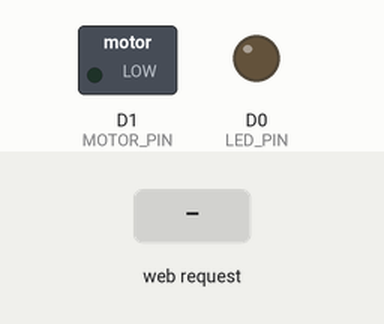
This sketch was run on a simulated ESP8266 (NodeMCU). Parts: switched loads named in the sketch (green lamp = pin HIGH), output pins drawn as LEDs (lit = HIGH). Inputs (shaded band) come from the test bench. WiFi joins after 1.5 s; servers stay silent unless stated; what the sketch prints to the serial monitor is not drawn.

Above: at 2.7 s.
2.8 s: HTTP request GET /light received
At 3.2 s:
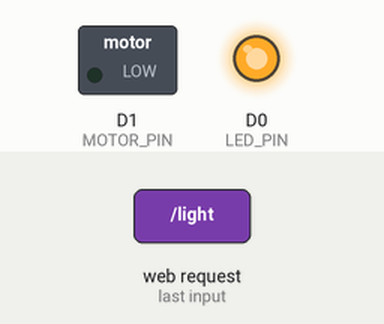
4.3 s: HTTP request GET /door received
At 5.5 s:
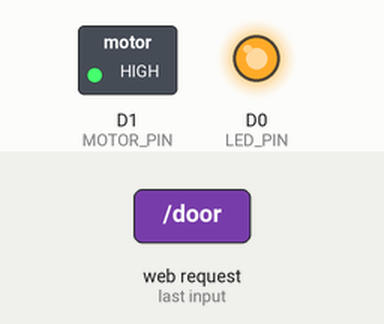
Timing chart, 0 to 8.8 s (numbered marks = the images above; inputs shaded):
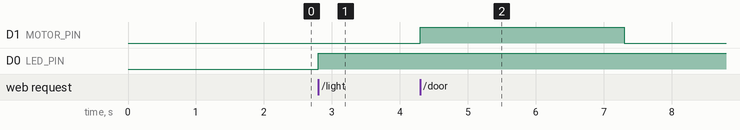

Measured:
- after the input at 2.8 s, D0 (LED_PIN): LOW → HIGH at once
- after the input at 4.3 s, D1 (MOTOR_PIN): LOW → HIGH at once, → LOW 3.0 s later

The sketch:

app.ino
```cpp
#include <ESP8266WiFi.h>
#include <ESP8266WebServer.h>

// define all pins
// we will use these varibales to manage pin status
int LED_PIN = D0;
int MOTOR_PIN = D1;

// define the server
ESP8266WebServer server(80);

// collect and send status for all devices
// this function collects status of all pins and return in string format
/*
currently:
{
  bulb: true|false,
  door: true|false
}
*/
String sendStatus()
{
  String result;
  result = "{";

  // bulb
  result += "\"bulb\":";
  result += (digitalRead(LED_PIN) == HIGH) ? "true" : "false";
  result += ",";

  // door
  result += "\"door\":";
  result += (digitalRead(MOTOR_PIN) == HIGH) ? "true" : "false";
  // result += ",";

  result += "}";
  return result;
}

// root or status route
// this code is executed when a request is received on: 192.168.10.222/
void handle_OnRoot()
{
  server.sendHeader("Access-Control-Allow-Origin", "*");
  server.send(200, "application/json", sendStatus());
}

// toggle bulb route
// this code is executed when a request is received on: 192.168.10.222/light
void handle_OnLight()
{
  digitalWrite(LED_PIN, !digitalRead(LED_PIN));
  server.sendHeader("Access-Control-Allow-Origin", "*");
  server.send(200, "application/json", sendStatus());
}

// toggle door route
// this code is executed when a request is received on: 192.168.10.222/door
void handle_OnDoor()
{
  digitalWrite(MOTOR_PIN, !digitalRead(MOTOR_PIN));
  delay(3000);
  digitalWrite(MOTOR_PIN, !digitalRead(MOTOR_PIN));
  server.sendHeader("Access-Control-Allow-Origin", "*");
  server.send(200, "application/json", sendStatus());
}

// invalid route
void handle_NotFound()
{
  server.send(404);
}

// setup network and connection
void setupNetwork()
{
  // wifi informtion to which this arduion device will connect
  char ssid[] = "Olalalalala";
  char password[] = "despicable";

  // wifi setup
  // set ip address of the arduino device
  IPAddress ip(192, 168, 10, 222);
  IPAddress gateway(192, 168, 10, 1);
  IPAddress subnet(255, 255, 255, 0);
  WiFi.mode(WIFI_STA);
  WiFi.hostname("esp8266");
  WiFi.begin(ssid, password);
  WiFi.config(ip, gateway, subnet);

  // wait for wifi connectivity
  while (WiFi.status() != WL_CONNECTED)
  {
    delay(250);
  }

  // web server will listen for folloing routes
  /*
  192.168.10.222/
  192.168.10.222/light
  192.168.10.222/door

  For example:
  sending a request to 192.168.10.222/light url via brower will execute function: handle_OnLight which toggle bulb pin
  */
  // define routes & start http server
  server.on("/", handle_OnRoot);
  server.on("/light", handle_OnLight);
  server.on("/door", handle_OnDoor);
  server.onNotFound(handle_NotFound);
  server.begin();

  // print local ip
  Serial.println("Server listening at: ");
  Serial.print(WiFi.localIP());
}

// setup all pin modes
void pinModes()
{
  pinMode(LED_PIN, OUTPUT);
  pinMode(MOTOR_PIN, OUTPUT);
}

void setup()
{
  // debug
  Serial.begin(9600);

  // connect to wifi and start http server
  setupNetwork();

  // setup pin modes
  pinModes();
}

void loop()
{
  // handle clients using http server
  server.handleClient();
}
```
